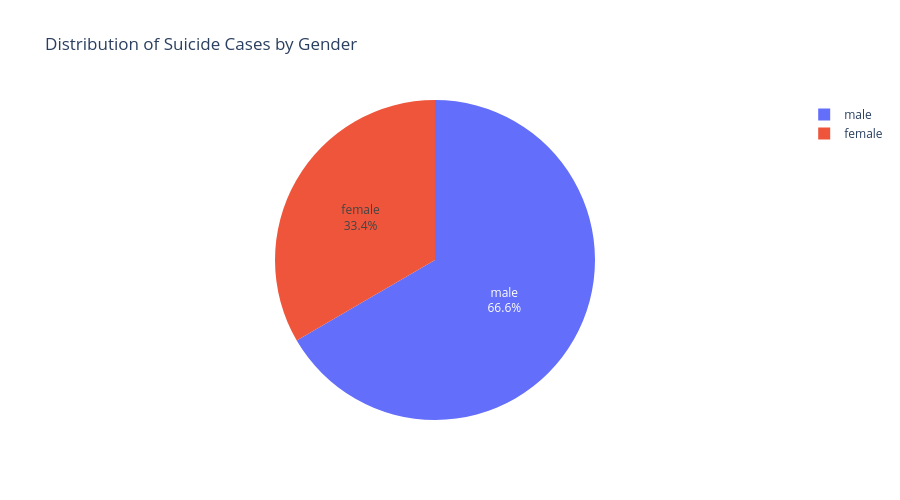

This figure's notebook cell:
### Code cell
# Gender Distribution Analysis
gender_data = df_clean.groupby('sex')['suicides_no'].sum().reset_index()

fig = px.pie(gender_data, values='suicides_no', names='sex',
             title='Distribution of Suicide Cases by Gender',
             color_discrete_map={'male': '#FF6B6B', 'female': '#4ECDC4'})
fig.update_traces(textposition='inside', textinfo='percent+label')
fig.update_layout(height=500)
fig.show()

# Detailed gender statistics
gender_stats = df_clean.groupby('sex').agg({
    'suicides_no': 'sum',
    'population': 'sum'
}).reset_index()
gender_stats['suicide_rate'] = (gender_stats['suicides_no'] / gender_stats['population']) * 100000

print("📊 Gender Distribution Insights:")
for _, row in gender_stats.iterrows():
    print(f"• {row['sex'].capitalize()}: {row['suicide_rate']:.1f} per 100,000 population")
print("• Males account for a disproportionately higher percentage of suicide cases")
print("• This gender disparity suggests different risk factors and intervention needs")

### Figure 1 — Plotly figure (JSON) as saved in the notebook; plotly's stock layout.template omitted (floating-point values rounded to 4 significant figures)
{"data": [{"domain": {"x": [0, 1], "y": [0, 1]}, "hovertemplate": "sex=%{label}<br>suicides_no=%{value}<extra></extra>", "labels": ["female", "male"], "legendgroup": "", "name": "", "showlegend": true, "textinfo": "percent+label", "textposition": "inside", "type": "pie", "values": [1529573, 3051556]}], "layout": {"height": 500, "legend": {"tracegroupgap": 0}, "title": {"text": "Distribution of Suicide Cases by Gender"}}}
